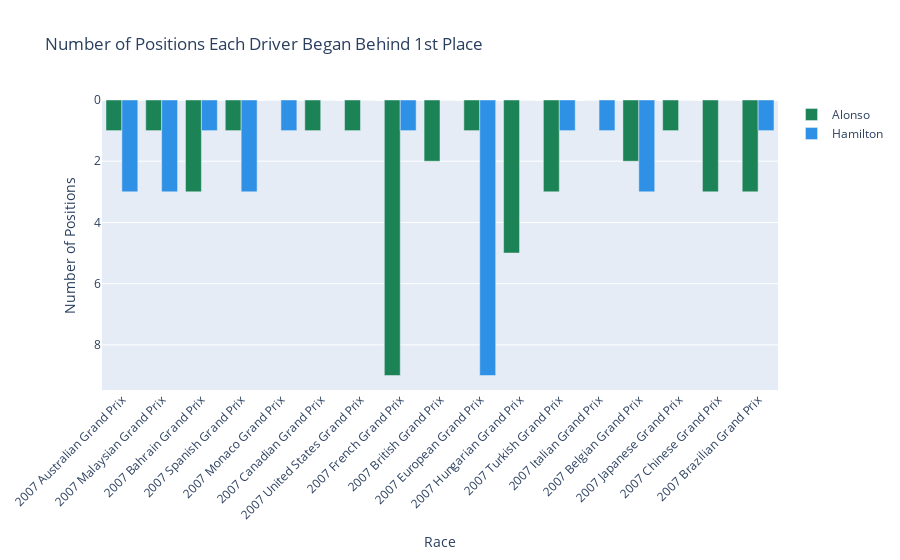

The notebook cell this image was saved under:
### Code cell
fig = go.Figure()

fig.add_trace(go.Bar(x=ham_2007_piv_pos.race, y=ham_2007_piv_pos.alon_grid_from1,
                    name='Alonso', marker_color='#1C8356'))

fig.add_trace(go.Bar(x=ham_2007_piv_pos.race, y=ham_2007_piv_pos.ham_grid_from1,
                    name='Hamilton', marker_color='#2E91E5'))

fig.update_layout(barmode='group', xaxis_tickangle=-45,
                  yaxis=dict(title='Number of Positions'),
                  xaxis=dict(title='Race'),
                  title='Number of Positions Each Driver Began Behind 1st Place')
fig['layout']['yaxis']['autorange'] = "reversed"
fig.show()

### Figure 1 — Plotly figure (JSON) as saved in the notebook; plotly's stock layout.template omitted (floating-point values rounded to 4 significant figures)
{"data": [{"marker": {"color": "#1C8356"}, "name": "Alonso", "type": "bar", "x": ["2007 Australian Grand Prix", "2007 Malaysian Grand Prix", "2007 Bahrain Grand Prix", "2007 Spanish Grand Prix", "2007 Monaco Grand Prix", "2007 Canadian Grand Prix", "2007 United States Grand Prix", "2007 French Grand Prix", "2007 British Grand Prix", "2007 European Grand Prix", "2007 Hungarian Grand Prix", "2007 Turkish Grand Prix", "2007 Italian Grand Prix", "2007 Belgian Grand Prix", "2007 Japanese Grand Prix", "2007 Chinese Grand Prix", "2007 Brazilian Grand Prix"], "y": [1, 1, 3, 1, 0, 1, 1, 9, 2, 1, 5, 3, 0, 2, 1, 3, 3]}, {"marker": {"color": "#2E91E5"}, "name": "Hamilton", "type": "bar", "x": ["2007 Australian Grand Prix", "2007 Malaysian Grand Prix", "2007 Bahrain Grand Prix", "2007 Spanish Grand Prix", "2007 Monaco Grand Prix", "2007 Canadian Grand Prix", "2007 United States Grand Prix", "2007 French Grand Prix", "2007 British Grand Prix", "2007 European Grand Prix", "2007 Hungarian Grand Prix", "2007 Turkish Grand Prix", "2007 Italian Grand Prix", "2007 Belgian Grand Prix", "2007 Japanese Grand Prix", "2007 Chinese Grand Prix", "2007 Brazilian Grand Prix"], "y": [3, 3, 1, 3, 1, 0, 0, 1, 0, 9, 0, 1, 1, 3, 0, 0, 1]}], "layout": {"barmode": "group", "title": {"text": "Number of Positions Each Driver Began Behind 1st Place"}, "xaxis": {"tickangle": -45, "title": {"text": "Race"}}, "yaxis": {"autorange": "reversed", "title": {"text": "Number of Positions"}}}}
